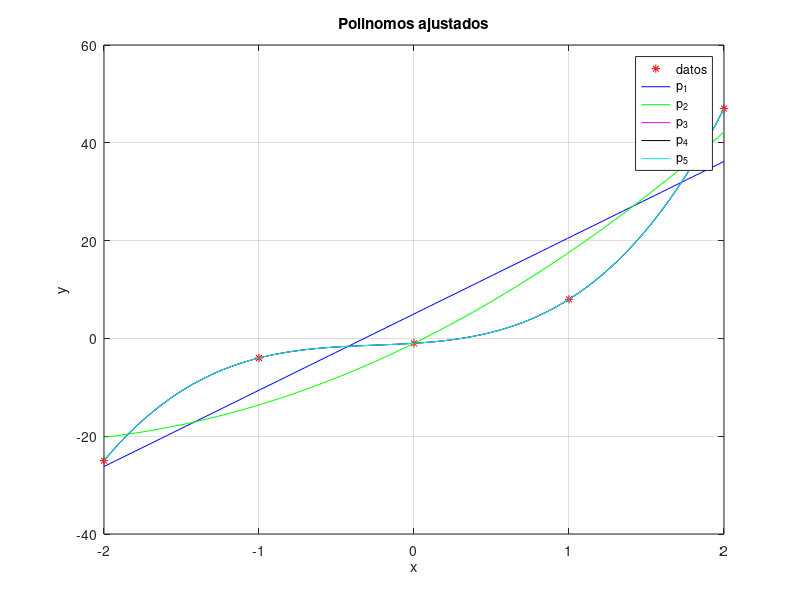
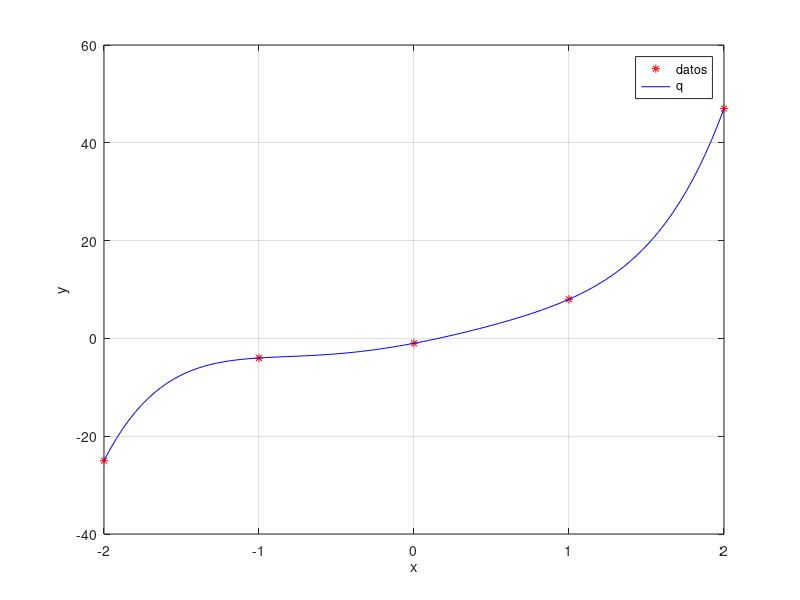

Write MATLAB code to recreate these figures, in order.
clear all
close all
clc

% Datos
x = [-2 -1 0 1 2];
y = [-25 -4 -1 8 47];

% 1.1 Calcular Polinomios
p1 = polyfit(x, y, 1);
p2 = polyfit(x, y, 2);
p3 = polyfit(x, y, 3);
p4 = polyfit(x, y, 4);
p5 = polyfit(x, y, 5);

% 1.2 Graficar

% Crear 100 puntos entre -2 y 2
xx = linspace(-2, 2);

figure;
plot(x, y, '*r'); hold on; grid on
plot(xx, polyval(p1, xx), 'b')
plot(xx, polyval(p2, xx), 'g')
plot(xx, polyval(p3, xx), 'm')
plot(xx, polyval(p4, xx), 'k')
plot(xx, polyval(p5, xx), 'c')
legend('datos', 'p_1', 'p_2', 'p_3', 'p_4', 'p_5')
xlabel('x'); ylabel('y'); title('Polinomos ajustados')

% 1.3 Crear polinomio q y graficar
figure;
q = [1, 0, -1, 3, 6, -1];
plot(x, y, '*r'); hold on; grid on
plot(xx, polyval(q, xx), 'b')
legend('datos', 'q')
xlabel('x'); ylabel('y');

% 1.4
% Los polinomios p3, p4, p5, y q interpolan los pares de la tabla

% 1.5
% No, pues es el mismo polinomio

% 1.6
% No, pues el teorema enuncia la existencia y unicidad de un polinomio de
% grado menor o igual a n, cuando se tienen n + 1 puntos. Podrian existir
% infinitos polinomios de grado mayor o n que interpolen los puntos
% (Recordar el sistema de ecuaciones asociado al problema.